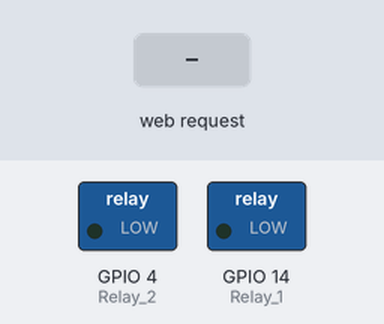
A sketch run on a simulated ESP32. Parts: switched loads named in the sketch (green lamp = pin HIGH). The inputs (shaded band) are chosen by the test bench. WiFi joins after 1.5 s; servers stay silent unless stated; the local clock reads 2024-03-15 10:24:30 at power-on unless the sketch sets it; storage starts empty; what the sketch prints to the serial monitor is not drawn.

Above: at 3.2 s.
3.3 s: HTTP request GET /on1 received
At 4.3 s:
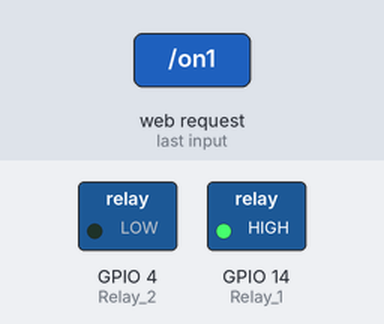
4.8 s: HTTP request GET /on2 received
At 5.5 s:
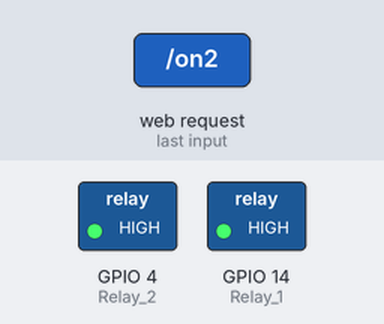
6.3 s: HTTP request GET /off1 received
At 6.6 s:
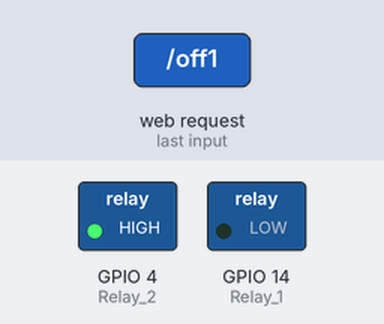
7.8 s: HTTP request GET /off2 received
At 8.9 s:
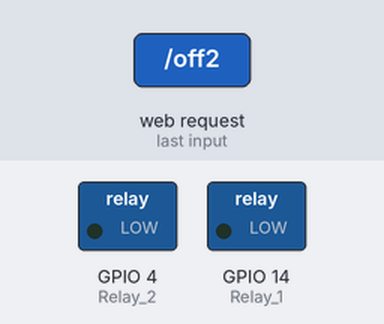
Timing chart, 0 to 10.3 s (numbered marks = the images above; inputs shaded):
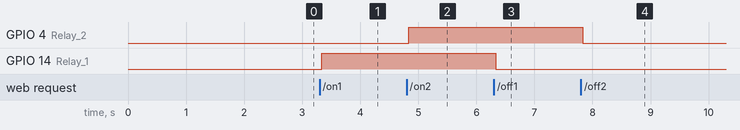

The sketch:

SmartFlowerPot.ino
```cpp
// Import required libraries
#include "WiFi.h"
#include "ESPAsyncWebServer.h"
#include "SPIFFS.h"
#include <DHT.h>
#include "time.h"
#include "secrets.h"

// Wi-Fi credentials are kept in secrets.h, which is intentionally not tracked.
const char* ssid = WIFI_SSID;
const char* password = WIFI_PASSWORD;

//config NTP time server
const char* ntpServer = "pool.ntp.org";
const long  gmtOffset_sec = 0;
const int   daylightOffset_sec = 3600;

//DHT sensor configuration
#define DHTPIN 32     // Digital pin connected to the DHT sensor
// Uncomment the type of sensor in use:
#define DHTTYPE    DHT11     // DHT 11
//#define DHTTYPE    DHT22     // DHT 22 (AM2302)
//#define DHTTYPE    DHT21     // DHT 21 (AM2301)
DHT dht(DHTPIN, DHTTYPE);

// Set Relay GPIO
const int Relay_1 = 14;
const int Relay_2 = 4;
// Stores Relay state
String Relay_1_State;
String Relay_2_State;

// Create AsyncWebServer object on port 80
AsyncWebServer server(80);


String readDHTTemperature() {
  // Sensor readings may also be up to 2 seconds 'old' (its a very slow sensor)
  // Read temperature as Celsius (the default)
  float t = dht.readTemperature();
  // Read temperature as Fahrenheit (isFahrenheit = true)
  //float t = dht.readTemperature(true);
  // Check if any reads failed and exit early (to try again).
  if (isnan(t)) {
    Serial.println("Failed to read from DHT sensor!");
    return "--";
  }
  else {
    Serial.println(t);
    return String(t);
  }
}


String readDHTHumidity() {
  // Sensor readings may also be up to 2 seconds 'old' (its a very slow sensor)
  float h = dht.readHumidity();
  if (isnan(h)) {
    Serial.println("Failed to read from DHT sensor!");
    return "--";
  }
  else {
    Serial.println(h);
    return String(h);
  }
}

// Replaces placeholder with Relay state value
String processor(const String& var){
  Serial.print(var);
  if(var == "STATE1"){
    if(digitalRead(Relay_1)){
      Relay_1_State = "ON";
    }
    else{
      Relay_1_State = "OFF";
      }
    Serial.println(Relay_1_State);
    return Relay_1_State;
  }
  if(var == "STATE2"){
    if(digitalRead(Relay_2)){
      Relay_2_State = "ON";
    }
    else{
      Relay_2_State = "OFF";
    }
    Serial.println(Relay_2_State);
    return Relay_2_State;
  }
  if(var == "TEMPERATURE"){
    //Serial.print(readDHTTemperature());
    return readDHTTemperature();
  }
  if(var == "HUMIDITY"){
    //Serial.print(readDHTHumidity());
    return readDHTHumidity();
  }
  return String();
}


void printLocalTime(){
  struct tm timeinfo;
  if(!getLocalTime(&timeinfo)){
    Serial.println("Failed to obtain time");
    return;
  }
  Serial.println(&timeinfo, "%A, %B %d %Y %H:%M:%S");
  Serial.print("Day of week: ");
  Serial.println(&timeinfo, "%A");
  Serial.print("Month: ");
  Serial.println(&timeinfo, "%B");
  Serial.print("Day of Month: ");
  Serial.println(&timeinfo, "%d");
  Serial.print("Year: ");
  Serial.println(&timeinfo, "%Y");
  Serial.print("Hour: ");
  Serial.println(&timeinfo, "%H");
  Serial.print("Hour (12 hour format): ");
  Serial.println(&timeinfo, "%I");
  Serial.print("Minute: ");
  Serial.println(&timeinfo, "%M");
  Serial.print("Second: ");
  Serial.println(&timeinfo, "%S");

  Serial.println("Time variables");
  char timeHour[3];
  strftime(timeHour,3, "%H", &timeinfo);
  Serial.println(timeHour);
  char timeWeekDay[10];
  strftime(timeWeekDay,10, "%A", &timeinfo);
  Serial.println(timeWeekDay);
  Serial.println();
}


void setup(){
  // Serial port for debugging purposes
  Serial.begin(115200);
  dht.begin();

  pinMode (Relay_1, OUTPUT);
  pinMode (Relay_2, OUTPUT);


  // Static IP Configuration
  IPAddress staticIP(192, 168, 1, 110);
  IPAddress gateway(192, 168, 1, 1);
  IPAddress subnet(255, 255, 255, 0);
  IPAddress dns(192, 168, 1, 1);
  WiFi.config(staticIP, gateway, subnet, dns);


  // Initialize SPIFFS
  if(!SPIFFS.begin(true)){
    Serial.println("An Error has occurred while mounting SPIFFS");
    return;
  }

  // Connect to Wi-Fi
  WiFi.begin(ssid, password);
  while (WiFi.status() != WL_CONNECTED) {
    delay(1000);
    Serial.println("Connecting to WiFi..");
  }

  // Print ESP32 Local IP Address
  Serial.println(WiFi.localIP());

  // Init and get the time
  configTime(gmtOffset_sec, daylightOffset_sec, ntpServer);
  printLocalTime();

  // Route for root / web page
  server.on("/", HTTP_GET, [](AsyncWebServerRequest *request){
    request->send(SPIFFS, "/index.html", String(), false, processor);
  });

  // Route to load style.css file
  server.on("/style.css", HTTP_GET, [](AsyncWebServerRequest *request){
    request->send(SPIFFS, "/style.css", "text/css");
  });

  // Route to set GPIO to HIGH
  server.on("/on1", HTTP_GET, [](AsyncWebServerRequest *request){
    digitalWrite (Relay_1, HIGH);
    request->send(SPIFFS, "/index.html", String(), false, processor);
  });

  // Route to set GPIO to LOW
  server.on("/off1", HTTP_GET, [](AsyncWebServerRequest *request){
    digitalWrite (Relay_1, LOW);
    request->send(SPIFFS, "/index.html", String(), false, processor);
  });

  // Route to set GPIO to HIGH
  server.on("/on2", HTTP_GET, [](AsyncWebServerRequest *request){
    digitalWrite (Relay_2, HIGH);
    request->send(SPIFFS, "/index.html", String(), false, processor);
  });

  // Route to set GPIO to LOW
  server.on("/off2", HTTP_GET, [](AsyncWebServerRequest *request){
    digitalWrite (Relay_2, LOW);
    request->send(SPIFFS, "/index.html", String(), false, processor);
  });

  server.on("/relay1state", HTTP_GET, [](AsyncWebServerRequest *request){
    request->send_P(200, "text/plain", digitalRead(Relay_1) ? "ON" : "OFF");
  });

  server.on("/relay2state", HTTP_GET, [](AsyncWebServerRequest *request){
    request->send_P(200, "text/plain", digitalRead(Relay_2) ? "ON" : "OFF");
  });


  // Route for root / web page
  server.on("/temperature", HTTP_GET, [](AsyncWebServerRequest *request){
    request->send(200, "text/plain", readDHTTemperature().c_str());
  });
  server.on("/humidity", HTTP_GET, [](AsyncWebServerRequest *request){
    request->send(200, "text/plain", readDHTHumidity().c_str());
  });


  // Start server
  server.begin();
}

void loop(){
  //delay(1000);
  //printLocalTime();
}
```

secrets.example.h
```cpp
#pragma once

#define WIFI_SSID "YOUR_WIFI_SSID"
#define WIFI_PASSWORD "YOUR_WIFI_PASSWORD"
```

Measured:
- after the input at 3.3 s, GPIO 14 (Relay_1): LOW → HIGH at once
- after the input at 4.8 s, GPIO 4 (Relay_2): LOW → HIGH at once
- after the input at 6.3 s, GPIO 14 (Relay_1): HIGH → LOW at once
- after the input at 7.8 s, GPIO 4 (Relay_2): HIGH → LOW at once
